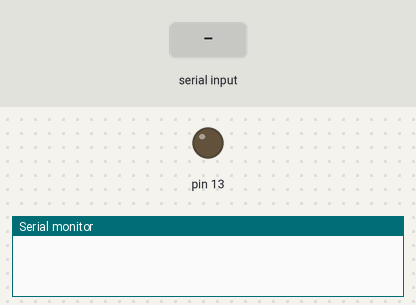
A sketch run on a simulated Arduino Uno, built with avr-gcc and run on an emulated ATmega328P. Parts: output pins drawn as LEDs (lit = HIGH), the last lines printed to the serial monitor. Inputs (shaded band) come from the test bench.

Above: at 1.2 s.
1.3 s: "1" received over the second serial link
At 1.9 s:
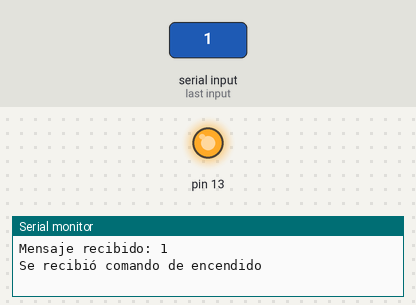
2.8 s: "0" received over the second serial link
At 4.1 s:
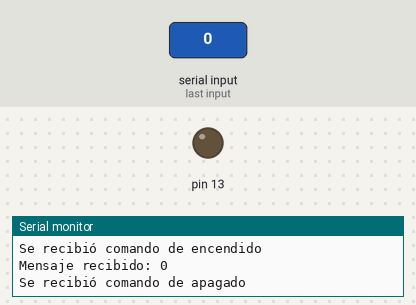
Timing chart, 0 to 5.8 s (numbered marks = the images above; inputs shaded):
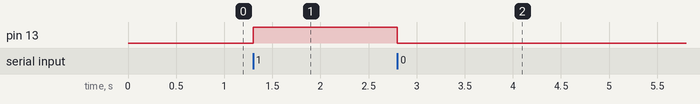

Measured:
- after the input at 1.3 s, pin 13: LOW → HIGH at once
- after the input at 2.8 s, pin 13: HIGH → LOW at once

The sketch:

sketch_sep28a.ino
```cpp
#include <SoftwareSerial.h>

SoftwareSerial BTSerial(10, 11); // RX, TX

void setup() {
  pinMode(13, OUTPUT);

  Serial.begin(9600);
  BTSerial.begin(9600);
}

void loop() {

  while (BTSerial.available() > 0) {

    char receivedChar = BTSerial.read();

    Serial.print("Mensaje recibido: ");
    Serial.println(receivedChar);

    if (receivedChar == '1') {

      Serial.println("Se recibió comando de encendido");
      digitalWrite(13, HIGH);

      BTSerial.println("Se encendio el LED");


    }
    else if (receivedChar == '0') {

      Serial.println("Se recibió comando de apagado");
      digitalWrite(13, LOW);

      BTSerial.println("Se apago el LED");

    }
    else {

      Serial.println("Se recibió comando inválido");
      BTSerial.println("No hubo accion, comando invalido");

    }
  }
}
```
